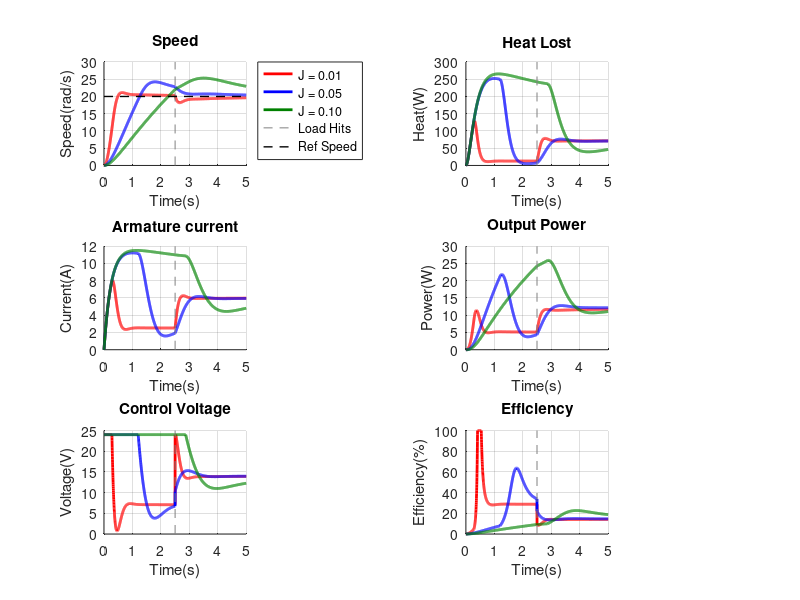

Recreate this plot in MATLAB.
%% DC Motor PID Control Simulation
% Analyzes the effect of varying Moment of Inertia (J) on system stability,
% power consumption, and efficiency under a step load change.

global R L Kb Kt w_ref J B Kp Ki Kd;

% ---Physical Parameters---

R = 2.0;      % resistance
L = 0.5;      %inductance
Kb = 0.1;     %back EMF constant
Kt = 0.1;     %Torque constant
B = 0.01;     %friction coefficient
w_ref = 20;   %desired speed

% ---PID Gain Parameters---
Kp = 5.0;
Ki = 2.0;
Kd = 0.5;

% Defining different cases of inertia

J_list = [0.01, 0.05, 0.10];
colors = {'r', 'b', [0, 0.5, 0]};

% Main motor system function

function xdot = motor_system(x, t)
  global R L Kb Kt w_ref J B Kp Ki Kd;

  TL = (t<2.5) * 0.05 + (t>=2.5) * 0.4;     %Load Torque variation

  error = w_ref - x(2);                     %difference between desired speed and speed of rotor

  dw_dt_est = (Kt .* x(1) - B .* x(2) - TL)/J;

% PID control equations
  V_raw = (Kp .* error) + (Ki .* x(3)) + (Kd .* -dw_dt_est);
  V_out = max(min(V_raw, 24), -24);

% Main Electrical and Mechanical Equations

  di_dt = (V_out - Kb .* x(2) - x(1) .* R)/L;
  dw_dt = (Kt .* x(1) - B .* x(2) - TL)/J;
  de_dt = error;

  xdot = [di_dt; dw_dt; de_dt];

endfunction

%Simulation and Graph Plotting

figure(1); clf;

for i = 1:3
  global J;
  J = J_list(i);
  color = colors{i};

  %Solving equations using lsode

  t = linspace(0, 5, 2000);
  y = lsode("motor_system", [0;0;0], t);

  i_data = y(:,1);
  w_data = y(:,2);
  e_data = y(:,3);

  TL_vec = (t<2.5) * 0.05 + (t>=2.5) * 0.4;
  dw_dt_vec = (Kt .* i_data - B .* w_data - TL_vec')/J;
  V_raw = Kp*(w_ref - w_data) + Ki*e_data + Kd*(-dw_dt_vec);
  V_plot = max(min(V_raw, 24), -24);

  % ---Energy Parameters calculations---

  heat_loss = ((i_data) .^ 2) .* R;
  power_output = (Kt .* w_data) .* i_data;
  power_input = max(abs(V_plot .* i_data), 5); %power floor to prevent division by zero during transients
  eff = min(max((power_output ./ power_input) .* 100, 0), 100); %Efficiency is capped at 100% to prevent division by zero during transients

  % ---Plotting---

  subplot(3,2,3); hold on; plot(t,i_data,'Color',color,'LineWidth',2); title("Armature current"); ylabel("Current(A)"); xlabel("Time(s)"); grid on;
  subplot(3,2,1); hold on; plot(t,w_data,'Color',color,'LineWidth',2); title("Speed"); ylabel("Speed(rad/s)"); xlabel("Time(s)"); grid on; ylim([0 30]);
  subplot(3,2,5); hold on; plot(t,V_plot,'Color',color,'LineWidth',2); title("Control Voltage"); ylabel("Voltage(V)"); xlabel("Time(s)"); grid on;

  subplot(3,2,2); hold on; plot(t,heat_loss,'Color',color,'LineWidth',2); title("Heat Lost"); ylabel("Heat(W)"); xlabel("Time(s)"); grid on;
  subplot(3,2,4); hold on; plot(t,power_output,'Color',color,'LineWidth',2); title("Output Power"); ylabel("Power(W)"); xlabel("Time(s)"); grid on; ylim([0 30]);
  subplot(3,2,6); hold on; plot(t,eff,'Color',color,'LineWidth',2); title("Efficiency"); ylabel("Efficiency(%)"); xlabel("Time(s)"); grid on;

end

subplot(3,2,1); line([2.5 2.5], ylim, 'Color', [0.5,0.5,0.5] , 'LineWidth', 0.5, 'LineStyle', '--'); line([0 5], [w_ref w_ref], 'Color', 'k', 'LineWidth', 1, 'LineStyle', '--'); legend('J = 0.01', 'J = 0.05', 'J = 0.10', 'Load Hits', 'Ref Speed', 'location', 'northeastoutside');
subplot(3,2,2); line([2.5 2.5], ylim, 'Color', [0.5,0.5,0.5], 'LineWidth', 0.5, 'LineStyle', '--');
subplot(3,2,3); line([2.5 2.5], ylim, 'Color', [0.5,0.5,0.5], 'LineWidth', 0.5, 'LineStyle', '--');
subplot(3,2,4); line([2.5 2.5], ylim, 'Color', [0.5,0.5,0.5], 'LineWidth', 0.5, 'LineStyle', '--');
subplot(3,2,5); line([2.5 2.5], ylim, 'Color', [0.5,0.5,0.5], 'LineWidth', 0.5, 'LineStyle', '--');
subplot(3,2,6); line([2.5 2.5], ylim, 'Color', [0.5,0.5,0.5], 'LineWidth', 0.5, 'LineStyle', '--');
